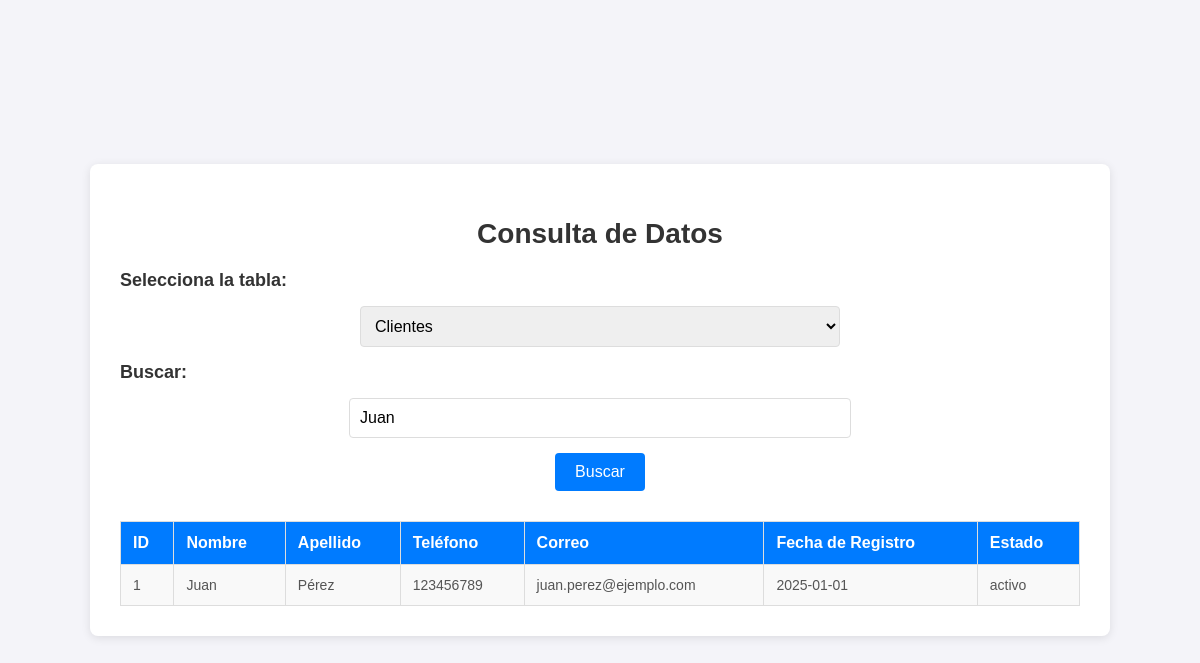
The page /index.php?buscar=Juan on the database its author committed.
### tables this page shows
CREATE TABLE `Clientes` (
  `cliente_id` int PRIMARY KEY AUTO_INCREMENT,
  `nombre` varchar(50),
  `apellido` varchar(50),
  `telefono` varchar(20),
  `correo_electronico` varchar(100) UNIQUE,
  `fecha_registro` date,
  `estado` enum('activo','inactivo')
);

### index.php (the view, shortened to what this page needs)
<?php
$host = 'localhost';
$dbname = 'Banco4';
$user = 'root';
$password = 'Dekuyojm14$';
try {
    $pdo = new PDO("mysql:host=$host;dbname=$dbname;charset=utf8", $user, $password);
    $pdo->setAttribute(PDO::ATTR_ERRMODE, PDO::ERRMODE_EXCEPTION);
} catch (PDOException $e) {
    die("Error de conexión: " . $e->getMessage());
}
$search = $_GET['buscar'] ?? '';
$tabla = $_GET['tabla'] ?? 'Clientes';
$sql = "";
switch ($tabla) {
    case 'Clientes':
        $sql = "SELECT * FROM Clientes WHERE nombre LIKE :buscar OR apellido LIKE :buscar";
        break;
}
$stmt = $pdo->prepare($sql);
$stmt->execute(['buscar' => "%$search%"]);
$resultado = $stmt->fetchAll(PDO::FETCH_ASSOC);
?>
<!DOCTYPE html>
<html lang="es">
<head>
</head>
<body>
    <div class="container">
        <h2>Consulta de Datos</h2>
        <form method="get">
            <label for="tabla">Selecciona la tabla:</label>
            <select name="tabla" id="tabla">
                <option value="Clientes" <?= $tabla == 'Clientes' ? 'selected' : '' ?>>Clientes</option>
            </select>
            <label for="buscar">Buscar:</label>
            <input type="text" name="buscar" id="buscar" value="<?= htmlspecialchars($search) ?>">
            <button type="submit">Buscar</button>
        </form>
        <?php if ($resultado): ?>
            <table>
                <tr>
                    <?php
                    if ($tabla == 'Clientes') {
                        echo '<th>ID</th><th>Nombre</th><th>Apellido</th><th>Teléfono</th><th>Correo</th><th>Fecha de Registro</th><th>Estado</th>';
                    } elseif ($tabla == 'Cuentas') {
                        echo '<th>ID Cuenta</th><th>Cliente</th><th>Tipo de Cuenta</th><th>Saldo Actual</th><th>Estado</th>';
                    } elseif ($tabla == 'Movimientos') {
                        echo '<th>ID Movimiento</th><th>ID Cuenta</th><th>Fecha</th><th>Tipo</th><th>Monto</th><th>Descripción</th>';
                    } elseif ($tabla == 'Tarjetas') {
                        echo '<th>ID Tarjeta</th><th>Cliente</th><th>Tipo de Tarjeta</th><th>Estado</th><th>Fecha de Emisión</th>';
                    }
                    ?>
                </tr>
                <?php foreach ($resultado as $row): ?>
                    <tr>
                        <?php foreach ($row as $column): ?>
                            <td><?= htmlspecialchars($column) ?></td>
                        <?php endforeach; ?>
                    </tr>
                <?php endforeach; ?>
            </table>
        <?php else: ?>
            <p class="no-results">No se encontraron resultados.</p>
        <?php endif; ?>
    </div>
</body>
</html>

### index.php (style rules this page uses)
body { font-family: 'Arial', sans-serif; background-color: #f4f4f9; margin: 0; padding: 0; display: flex; justify-content: center; align-items: center; min-height: 100vh; }
.container { background-color: #fff; width: 80%; max-width: 1000px; padding: 30px; border-radius: 8px; box-shadow: 0 2px 10px rgba(0, 0, 0, 0.1); }
h2 { text-align: center; color: #333; font-size: 28px; margin-bottom: 20px; }
form { display: flex; flex-direction: column; gap: 15px; margin-bottom: 30px; }
label { font-size: 18px; font-weight: 600; color: #333; }
select, input[type="text"] { padding: 10px; font-size: 16px; border-radius: 4px; border: 1px solid #ddd; width: 50%; margin: 0 auto; }
button { padding: 10px 20px; background-color: #007bff; color: #fff; font-size: 16px; border: none; border-radius: 4px; cursor: pointer; align-self: center; transition: background-color 0.3s; }
table { width: 100%; border-collapse: collapse; margin-top: 20px; }
th, td { border: 1px solid #ddd; padding: 12px; text-align: left; }
th { background-color: #007bff; color: #fff; font-size: 16px; }
td { font-size: 14px; color: #555; }
tr:nth-child(even) { background-color: #f9f9f9; }

### rows shown on the page
clientes: cliente_id "1", nombre "Juan", apellido "Pérez", telefono "123456789", correo_electronico "juan.perez@ejemplo.com", fecha_registro "2025-01-01", estado "activo"
